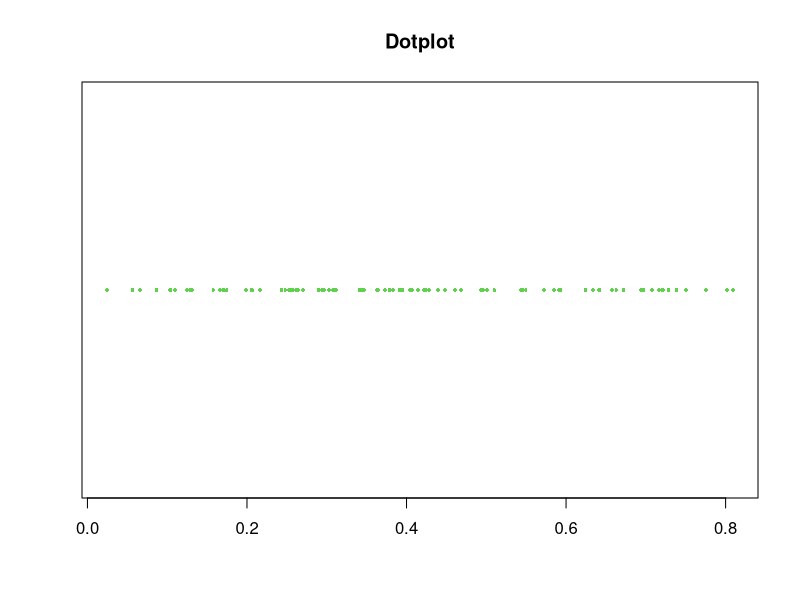
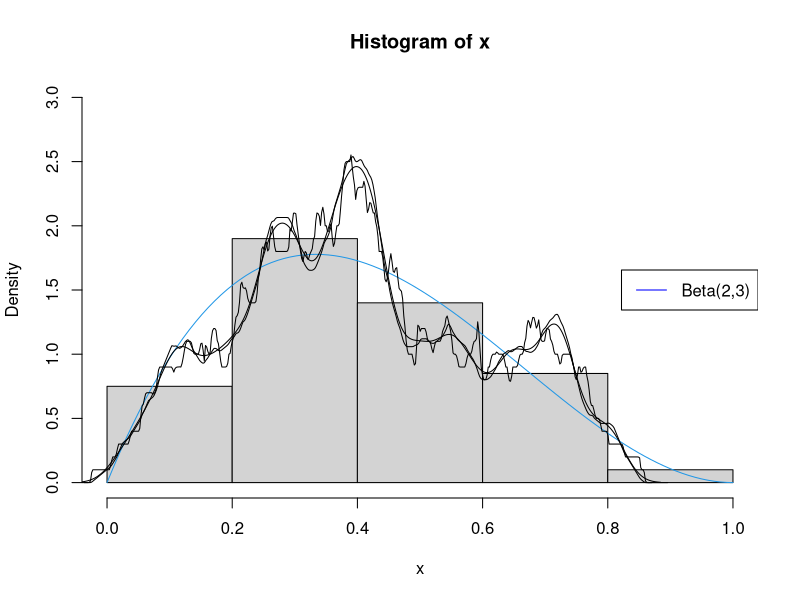
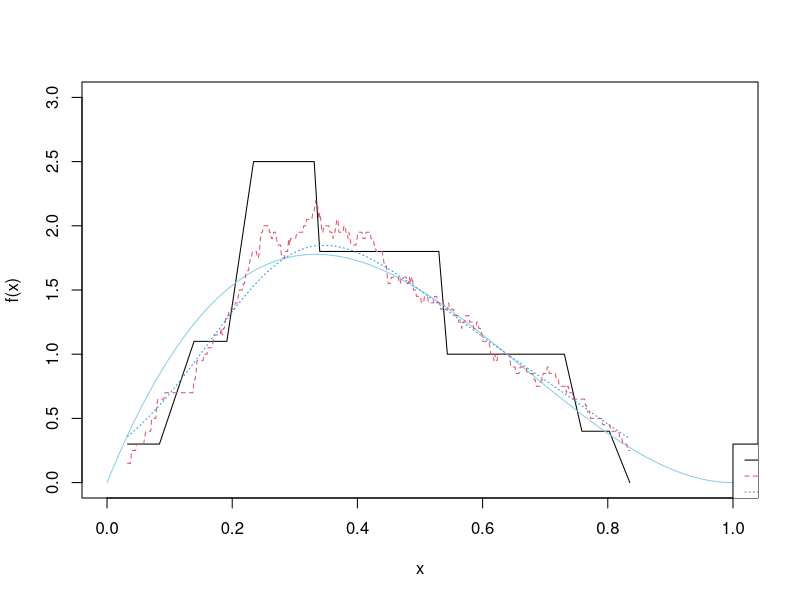

The R source for these figures, in order:

# First, simulate 100 observations from a mixed distribution of beta(2,3)
# , each with probability 0.5. Then, use at least 3 density estimating methods
# to smooth the observations. 
# You need to specify the parameters in the smoothing methods, 
# and compare the results.

set.seed(20)
m = 100
x = rbeta(m,2,3)
stripchart(x,pch=16,cex=0.5,col=3,main="Dotplot")
y = seq(0,1,length=100)
hist(x,breaks = 5,probability = T,ylim = c(0,3))
lines(y,dbeta(y,2,3),col=4)
legend("right","Beta(2,3)",lty=1,col="Blue")

kernal_g = density(x, kernel = c("gaussian"),width = 0.1)
kernal_r = density(x, kernel = c("rectangular"),width = 0.1)
kernal_t = density(x, kernel = c("triangular"),width = 0.1)

lines(kernal_g)
lines(kernal_r)
lines(kernal_t)

# 寫code~~~
set.seed(0123)
x <- rbeta(100,2,3)
h=0.1
#histogram density estimator
histest=function(x,h){
  w=function(x,a,b){
    if (x<=b & x>=a) {return(1)}
    else {return(0)}}
  n=length(x)
  sx=seq(min(x),max(x),by=h)
  a=sx[-length(sx)]
  b=sx[-1]
  ni=NULL
  for (j in 1:length(a)){
    ni[j]=sum(x<=b[j] & x>=a[j])}
  t1=NULL
  for (i in sort(x)){
    t0=NULL
    for (j in 1:length(a)){
      wi=w(i,a[j],b[j])
      t0=c(t0,wi)}
    y=1/n*sum(ni/h*t0)
    t1=c(t1,y)}
  return(t1)}

# naive density estimator
naiveest=function(x,h){
  w=function(y){
    if (abs(y)<1) {return(1/2)}
    else {return(0)}}
  n=length(x)
  sx=seq(min(x),max(x),length=500)
  t1=NULL
  for (i in sx){
    t0=NULL
    for (j in x){
      wei=w((i-j)/h)
      t0=c(t0,wei)}
    y=1/n*sum(1/h*t0)
    t1=c(t1,y)}
  return(t1)}

# kernel density estimator
# norm
kernel_norm=function(x,h){
  w=function(y){ dnorm(y) }
  n=length(x)
  sx=seq(min(x),max(x),length=500)
  t1=NULL
  for (i in sx){
    t0=NULL
    for (j in x){
      wei=w((i-j)/h)
      t0=c(t0,wei)}
    y=1/n*sum(1/h*t0)
    t1=c(t1,y)}
  return(t1)}

y1=histest(x,0.1)                #h=0.1，也可使用其他h值
xa=seq(min(x),max(x),length=500)
y2=naiveest(x,0.1)               #h=0.1，也可使用其他h值
y3=kernel_norm(x,0.1)            #h=0.1，也可使用其他h值

par(mfrow=c(1,1))
plot(sort(x),y1,typ="l",xlab="x",ylab="f(x)",xlim=c(0,1), ylim=c(0,3))

j <- seq(0,1,length=5000)
lines(seq(0,1,length=5000),dbeta(j,2,3),col = "skyblue")
matplot(cbind(xa,xa),cbind(y2,y3),typ=c("l","l"),
        pch=1,col=c(2,4),lty=c(2:3),main=" Three Density Estimates ",add=TRUE)
legend(1,0.3,c("histogram(h=0.1)","naive(h=0.1)","kernel(h=0.1)")
       ,col=c(1,2,4),lty=c(1:3),cex=0.8)





